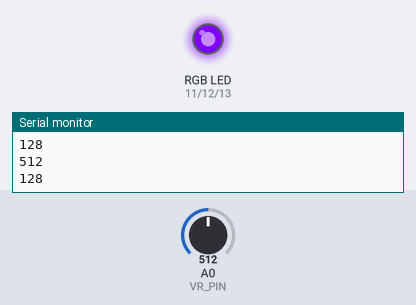
A sketch run on a simulated Arduino Uno, built with avr-gcc and run on an emulated ATmega328P. Parts: an RGB LED mixed from three pins (HIGH = lit), the last lines printed to the serial monitor. Inputs (shaded band) come from the test bench; at power-on: A0 (VR_PIN) = 512. Dim RGB values are drawn brighter than linear.

Above: at 1.2 s.
1.3 s: A0 (VR_PIN) set to 716
At 2.1 s:
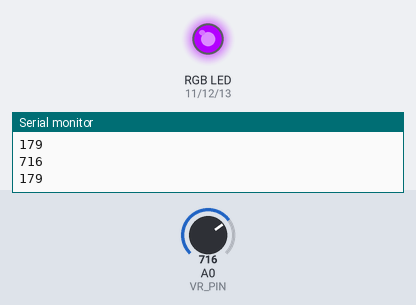
2.8 s: A0 (VR_PIN) set to 900
At 3.5 s:
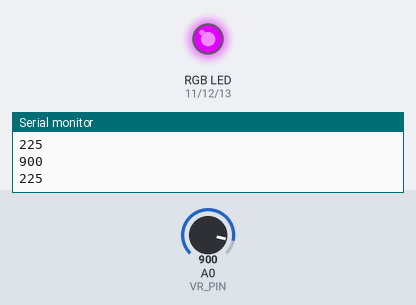
4.3 s: A0 (VR_PIN) set to 511
At 4.9 s:
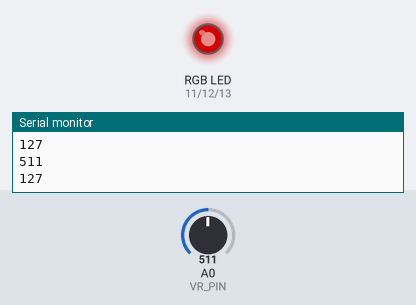
5.8 s: A0 (VR_PIN) set to 245
At 6.4 s:
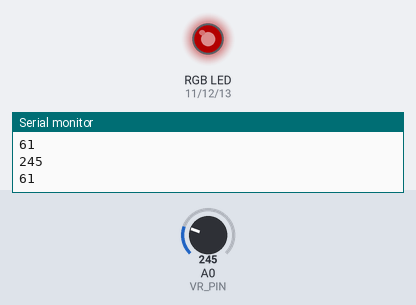
7.3 s: A0 (VR_PIN) set to 0
At 7.7 s:
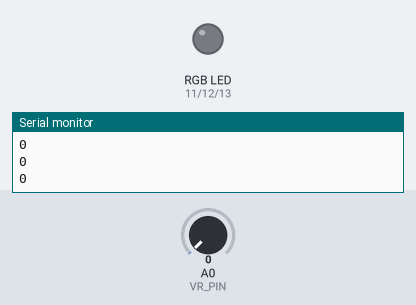
Timing chart, 0 to 9.8 s (numbered marks = the images above; inputs shaded):
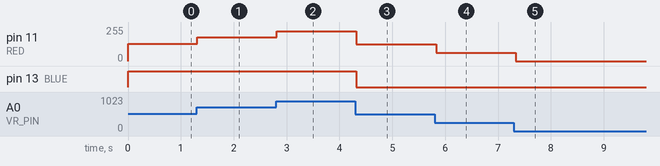

Measured:
- after the input at 1.3 s, pin 11 (RED): 128/255 → 179/255 at once
- after the input at 2.8 s, pin 11 (RED): 179/255 → 225/255 at once
- after the input at 4.3 s, pin 11 (RED): 225/255 → 127/255 at once; pin 13 (BLUE): HIGH → LOW at once
- after the input at 5.8 s, pin 11 (RED): 127/255 → 61/255 at once
- after the input at 7.3 s, pin 11 (RED): 61/255 → 0/255 at once

The sketch:

RGB_P1.ino
```cpp
//const uint8_t RGB[] {11U, 12U, 13U};
const uint8_t VR_PIN {A0}; //A0핀에 연결


enum  RGB {
  RED = 11, //가독성이 좋은 상수를 만든다.
  GREEN = 12,
  BLUE = 13
};


void setup() {
  // put your setup code here, to run once:
  Serial.begin(115200UL); //시리얼포트를 ()값으로 초기화 한다.
  pinMode(RED, OUTPUT); //출력 포트
  pinMode(GREEN, OUTPUT);
  pinMode(BLUE, OUTPUT);

  pinMode(VR_PIN, INPUT);


}

void loop() {
  // put your main code here, to run repeatedly:
  //digitalWrite(RED, HIGH); // HIGH ==1, 255 최대의 밝기 값을 준다.
  /*
  0~255 빛의 밝기를 어두움(0) > 제일 밝음(255) : 256 -> 2^8
  */
  //analogWrite(RED, 0~255);
  //analogWrite(GREEN, 0~255);
  //analogWrite(BLUE, 0~255);

  int vr_value = analogRead(VR_PIN);
  Serial.println(vr_value);
  int i = vr_value / 4;
  Serial.println(i);

  if(0 <= i and i <= 255){
    analogWrite(RED, i);
    analogWrite(BLUE, i);

    delay(100UL);
  }

}
```
